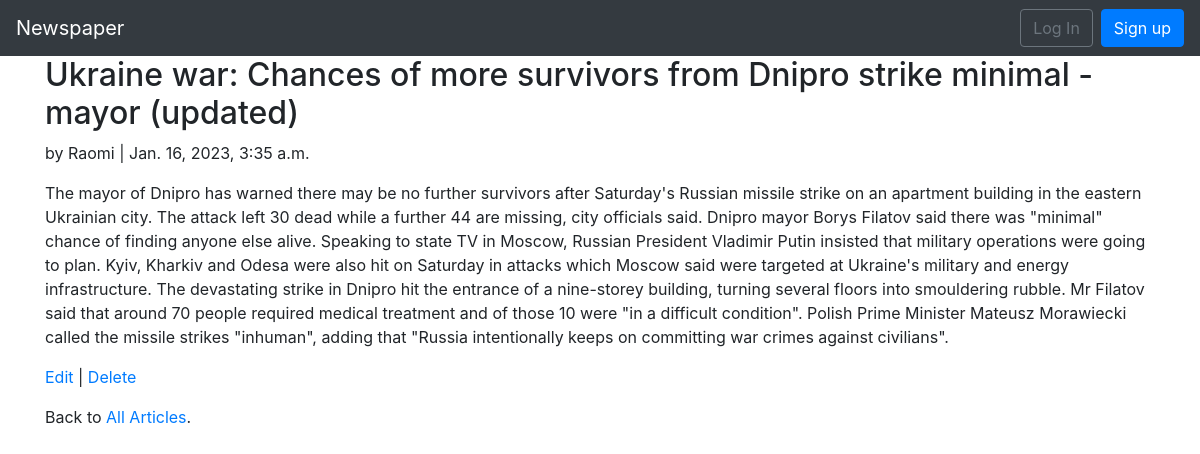
/articles/1/, run on the app's committed database.
### articles/models.py (models this page shows, shortened)
class Article(models.Model):
    title = models.CharField(max_length=255)
    body = models.TextField()
    date = models.DateTimeField(auto_now_add=True)
    author = models.ForeignKey(get_user_model(), on_delete=models.CASCADE,)

### accounts/models.py (models this page shows)
class CustomUser(AbstractUser):
    age = models.PositiveIntegerField(null=True, blank=True)

### articles/views.py (the view)
# urls.py: path('<int:pk>/', ArticleDetailView.as_view(), name='article_detail'),  # new
class ArticleDetailView(DetailView):  # new
    model = Article
    template_name = 'article_detail.html'

### config/templates/article_detail.html
{% extends 'base.html' %}
{% block content %}
<div class="article-entry">
    <h2>{{ object.title }}</h2>
    <p>by {{ object.author }} | {{ object.date }}</p>
    <p>{{ object.body }}</p>
</div>
<p><a href="{% url 'article_edit' article.pk %}">Edit</a> |
    <a href="{% url 'article_delete' article.pk %}">Delete</a>
</p>
<p>Back to <a href="{% url 'article_list' %}">All Articles</a>.</p>
{% endblock content %}

### data on the page
Article: title "Ukraine war: Chances of more survivors from Dnipro strike minimal - mayor (updated)", author "Raomi", date "Jan. 16, 2023, 3:35 a.m.", body "The mayor of Dnipro has warned there may be no further survivors after Saturday's Russian missile strike on an apartment building in the eastern Ukrainian city. The attack left 30 dead while a further 44 are missing, city officials said. Dnipro mayor Borys Filatov said there was \"minimal\" chance of finding anyone else alive. Speaking to state TV in Moscow, Russian President Vladimir Putin insisted that military operations were going to plan. Kyiv, Kharkiv and Odesa were also hit on Saturday in attacks which Moscow said were targeted at Ukraine's military and energy infrastructure. The devastating strike in Dnipro hit the entrance of a nine-storey building, turning several floors into…"
